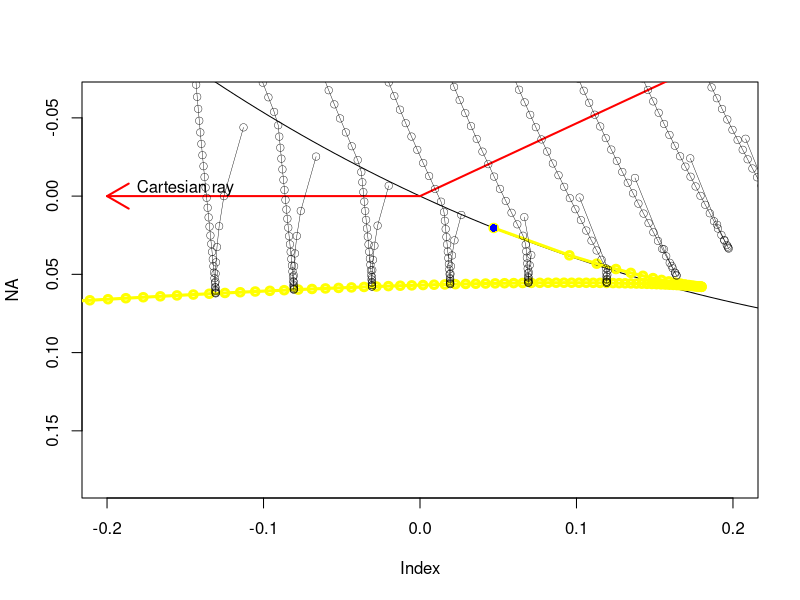

Write R code to recreate this figure. (Note: this script raises an error after producing the figure.)
## Fuctions here are called by rainbow.R

options("refractive_index" = 4/3)

## Minor trig ratios (not implemented in base R, for some reason):
`cosec` <- function(x){1/sin(x)}
`cot` <- function(x){1/tan(x)}
`sec` <- function(x){1/cos(x)}


## First some helper functions.  Function intersect() gives the
## intersection of line (y-y0)/(x-x0) = g with x^2+y^2=1.  It returns
## a two-row matrix with rows corresponding to Cartesian coordinates
## of the intersection points.

`intersect` <- function(v){
  x0 <- v[1]
  y0 <- v[2]
  g <- tan(v[3])

  A <- 1+g^2
  B <- 2*g*(y0-x0*g)
  C <- (y0-x0*g)^2-1

  x <- c(
      (-B+sqrt(B^2-4*A*C))/(2*A),
      (-B-sqrt(B^2-4*A*C))/(2*A)
  )

  y <- y0 + g*(x-x0)
  return(cbind(x,y))
}


## Draw a segment of a radial line
`bitofradial` <- function(x,y,inner=0.9,outer=1.1,...){
  segments(inner*x,inner*y,outer*x,outer*y,...)
}

## Function f() defined below takes a single argument d, the distance
## from optical axis of the drop to the incoming ray.  It returns a
## 3x3 matrix M with rows corresponding to the three refractive
## points. The Cartesian coordinates of point i are given by M[i,1:2]
## and the angle of the outgoing ray from that point is given by
## M[i,3].  Angles are given in radians in the sense defined by
## McDonald.  Note that this system is easily generalizable to the
## higher order bows.

## Notation follows McDonald's diagram 1 where possible, except the
## radius of the drop is unity: x^2+y^2=1.

## We follow the "Arbitrary ray".

`f` <- function(d, killreflect=FALSE){
  n <- getOption("refractive_index")
  i <- asin(d)
  
  M <- matrix(NA,3,3)
  colnames(M) <- c("x","y","angle")

  p1 <- c(-cos(i),sin(i))


  M[1,1] <- p1[1]  # x
  M[1,2] <- p1[2]  # y

  M[1,3] <- -i +asin(sin(i)/n)

  jj <- intersect(M[1,,drop=TRUE])
  dist_squared <- (jj[,1]-M[1,1])^2 + (jj[,2]-M[1,2])^2
  p2 <- jj[which.max(dist_squared),,drop=TRUE] 
  ## Now p2 is the coordinates of the second point.

  ## Fill in second row of M:
  M[2,1:2] <- p2
  M[2,3] <- -M[1,3]-2*atan2(p2[1],p2[2])

  jj <- intersect(M[2,,drop=TRUE])
  dist_squared <- (jj[,1]-M[2,1])^2 + (jj[,2]-M[2,2])^2
  p3 <- jj[which.max(dist_squared),,drop=TRUE] 
  ## Now p3 is the coordinates (x,y) of the third point.
  M[3,1:2] <- p3

  normal <- atan2(p3[2],p3[1])
  ## (interior) angle of incidence:
  incidence <- M[2,3]-normal
  if(abs(n*sin(incidence)) < 1){ # that is, if the ray can esape
      M[3,3] <- pi+(asin(n*sin(incidence)) +  normal)
  } else { # total internal reflection...
      if(killreflect){
          M[3,3] <- NA
      } else {
          M[3,3] <- normal -incidence
      }
  }      
  return(M)
}

`drawray` <- function(d,doreflect=TRUE,...){
  M <- f(d)
  segments(x0=-10,y0=d,x1=-sqrt(1-d^2),y1=d,...)
  segments(
      x0=M[1,1],y0=M[1,2],
      x1=M[2,1],y1=M[2,2],
      ...)
  segments(
      x0=M[2,1],y0=M[2,2],
      x1=M[3,1],y1=M[3,2],
      ...)

 ## separate treatment for total internal reflection:
  if(M[3,3]>0){
      l <- 10  # transmitted ray
  } else {
     l <- ifelse(doreflect,0.3,0)   # reflected ray
  }
  
  segments(
      x0=M[3,1],y0=M[3,2],
      x1=M[3,1]-l*cos(M[3,3]),
      y1=M[3,2]-l*sin(M[3,3]),
      ...)

   
#  bitofradial(M[1,1],M[1,2],lty=3)
#  bitofradial(M[2,1],M[2,2],lty=3)
#  bitofradial(M[3,1],M[3,2],lty=3)
}

`tangential_ray` <- function(n = getOption("refractive_index"), ...){
    small <- 1e-9
    ## Draw tangential ray
    drawray(1-small,col='blue',...)
    M <- f(1)
    p <- M[3,1:2]
    segments(
        p[1],p[2],
        p[1] + 10*p[2],
        p[2] - 10*p[1],
        col='blue',...)
}

`cartesian_ray` <- function(n = getOption("refractive_index"), ...){
    drawray(sqrt((4-n^2)/3),col='red', ...)
}

`maximal_ray` <- function(n = getOption("refractive_index"), ...){
    drawray(sqrt(16/15-n^2/15),col="green", ...)
}

`descartes` <- function(xlim=c(-5,1),ylim=c(-5,1), rays, doreflect=TRUE, dolegend=TRUE, ...){
    n <- getOption("refractive_index")
    small <- 1e-9  # nominal small value for numerical stability

    plot(NA,xlab='',ylab='',asp=1,axes=FALSE,xlim=xlim,ylim=ylim)

    ## plot droplet
    a <- seq(from=0,to=2*pi,len=1000)  # 'a' for angle
    points(sin(a),cos(a),type='l')

    ## Draw rays
    if(missing(rays)){rays <- seq(from=0.52,to=1-small,by=0.005)}
    for(a in rays){ drawray(a,doreflect=doreflect, ...) }
    ## Draw Cartesian, tangential, and maximal rays:
    cartesian_ray()
    tangential_ray()
    maximal_ray()
    if(dolegend){
      legend("bottomright",pch=NA,lty=1,
             col=c("red","green","blue"),
             legend=c("Cartesian ray","extremal ray","tangential ray")
             )
    }
}  # function descartes() closes

`raydist` <- function(r,M){  # argument 'r' is the distance we follow
                             # the ray (which starts from M[1,]).
    ## This function uses the fourth column of M which gives the
    ## refractive index of the material for that leg

    n <- getOption("refractive_index")

    ## First, add start point for ray (initially moving horizontally):
    x <- rep(0,nrow(M)-1)
    for(i in seq_along(x)){
        x[i] <- (
            sqrt(sum((M[i,1:2]-M[i+1,1:2])^2)) # Cartesian distance...
            /M[i,4]  # ...divided by the refr.index for that leg
        ) 
    }
    x <- c(0,x)
    
    ## u gives how many points have we passed:
    u <- sum(r>cumsum(x))
    ## What is the last point we have passed?
    v <- M[u,,drop=TRUE]

    ## v[1:2] is the (x,y) coordinates of the last point we passed,
    ## and v[3] is the angle of the ray we are on.

    ## How far beyond v[1:2] are we?
    far <- r-sum(x[seq_len(u)])
    ## where are we?  We are at the last point plus a vector:
    if(u==4){v[3] <- v[3]-pi}
    return(v[1:2] + v[4]*far*c(cos(v[3]),sin(v[3])))
}   # raydist() closes

`fraunhofer` <- function(xlim=c(-2,1),ylim=c(-3,1),
                         bvals = seq(from=0,to=9,len=300),
                         dvals = seq(from=0.4,to=1,len=100),
                         cartesian = TRUE, dolegend=TRUE,
                         ...){

    n <- getOption("refractive_index")
    small <- 1e-9  # nominal small value for numerical stability
    
    plot(NA,xlab='',ylab='',asp=1,axes=FALSE,xlim=xlim,ylim=ylim)

    ## plot droplet
    a <- seq(from=0,to=2*pi,len=1000)  # 'a' for angle
    points(sin(a),cos(a),type='l')

    K <- matrix(NA,length(dvals),2)
    for(b in bvals){
        for(i in seq_along(dvals)){
            ## Add start point of ray to M:
            d <- dvals[i]
            ## ray starts horizontally at (-3,d):
            M <- rbind(c(-3,d,0),f(d,killreflect=TRUE))  
            
            ## Augment M with a fourth column giving the refractive index
            ## of the ray:
            M <- cbind(M,c(1,1/n,1/n,1)) # NB two n's
            K[i,] <- raydist(b,M)
        }
        points(K, type='l', lwd=0.4, ...)
    }

    ## Now draw the Cartesian,tangential, and maximal rays:
    if(cartesian){cartesian_ray()}
    tangential_ray()
    maximal_ray()
    if(dolegend){
        legend("bottomright",pch=NA,lty=1,
               col=c("red","green","blue"),
               legend=c("Cartesian ray","extremal ray","tangential ray")
               )
    }
}  # function fraunhofer() closes

`caustic_single` <- function(d, n=getOption("refractive_index")){
    stopifnot(length(d)==1)
    if(d==1){return(drop(f(1)[3,1:2]))}
    small <- 1e-7

    jj0 <- f(d-small/2)[3,,drop=TRUE]
    jj1 <- f(d+small/2)[3,,drop=TRUE]

    x0 <- jj0[1]
    y0 <- jj0[2]
    g0 <- tan(jj0[3])

    x1 <- jj1[1]
    y1 <- jj1[2]
    g1 <- tan(jj1[3])

    return(c(
        x0 + ((y1-y0) + (g1*x0-g1*x1))/(g0-g1),
        y0 + g0*((y1-y0) + g1*(x0-x1))/(g0-g1)
    ))
} 

`caustic` <- function(d, n=getOption("refractive_index")){
    t(sapply(d,caustic_single))
}

`cart_to_mcdonald` <- function(P,n=getOption("refractive_index")){
 ## converts a two-column matrix of Cartesian coordinates P to M,
 ## McDonald's coordinate system.  See how, in McDonald's Fig. 2, the 

    jj <- f(sqrt((4-n^2)/3))[3,,drop=TRUE]
    x0 <- jj[1]
    y0 <- jj[2]
    theta <- atan(jj[3]) - pi/2

    ## first subtract off the exit-point:
    x <- P[,1]-x0
    y <- P[,2]-y0

    ## Now rotate:
    mx <- -x*sin(theta) + y*cos(theta)
    my <- +x*cos(theta) + y*sin(theta)

    return(cbind(mx,my))
}       

`mcdonald` <- function(...){
    n <- getOption("refractive_index")
    plot(NA,xlim=c(-0.2,0.2),ylim=c(0.14, -0.02),asp=1,pty="m")

    a <- seq(from=4.6,to=5.4,len=100)
    points(cart_to_mcdonald(cbind(cos(a),sin(a))),type='l')
    points(cart_to_mcdonald(caustic(seq(from=0.93,to=1,len=100))),type="o",col="yellow",lwd=3)

    jj <- cart_to_mcdonald(f(sqrt((4-n^2)/3))[,1:2])
    segments(jj[2,1],jj[2,2],jj[3,1],jj[3,2],lwd=2,col='red')
    arrows(0,0,-0.2,0,lwd=2,col='red')    
    text(-0.15,-0.005,"Cartesian ray")
    jj <- cart_to_mcdonald(rbind(f(1)[3,1:2]))
    points(jj ,type="p",pch=16,col="blue",lwd=3)
    ## code taken from fraunhofer():

    dvals <- sort(unique(
        seq(from=0.40,to=1,len=100),
        seq(from=0.90,to=1,len=100),
        seq(from=0.99,to=1,len=100)
        ))
        
    bvals <- seq(from=6.3,to=6.7,by=0.05)
    
    K <- matrix(NA,length(dvals),2)
    for(b in bvals){
        for(i in seq_along(dvals)){
            ## Add start point of ray to M:
            d <- dvals[i]
            ## ray starts horizontally at (-3,d):
            M <- rbind(c(-3,d,0),f(d,killreflect=TRUE))  
            
            ## Augment M with a fourth column giving the refractive index
            ## of the ray:
            M <- cbind(M,c(1,1/n,1/n,1)) # NB two n's
            K[i,] <- raydist(b,M)
        }
        
        points(cart_to_mcdonald(K), type='o', lwd=0.4, ...)
    }



    for(a in seq(from=0.52,to=1-small,by=0.005)){
        drawray(a,doreflect=doreflect, ...)
    }


}



pdf(file="mcdonald.pdf", height=5, width=9)
mcdonald()
dev.off()
